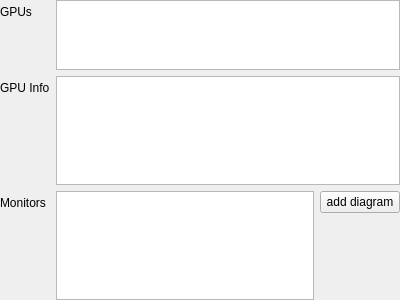
<?xml version="1.0" encoding="UTF-8"?>
<ui version="4.0">
 <class>SettingsFrame</class>
 <widget class="QFrame" name="SettingsFrame">
  <property name="geometry">
   <rect>
    <x>0</x>
    <y>0</y>
    <width>400</width>
    <height>300</height>
   </rect>
  </property>
  <property name="windowTitle">
   <string>Frame</string>
  </property>
  <layout class="QHBoxLayout" name="horizontalLayout_2">
   <property name="leftMargin">
    <number>0</number>
   </property>
   <property name="topMargin">
    <number>0</number>
   </property>
   <property name="rightMargin">
    <number>0</number>
   </property>
   <property name="bottomMargin">
    <number>0</number>
   </property>
   <item>
    <layout class="QVBoxLayout" name="verticalLayout">
     <item>
      <layout class="QFormLayout" name="formLayout">
       <property name="sizeConstraint">
        <enum>QLayout::SetDefaultConstraint</enum>
       </property>
       <item row="0" column="0">
        <widget class="QLabel" name="label">
         <property name="text">
          <string>GPUs</string>
         </property>
        </widget>
       </item>
       <item row="0" column="1">
        <widget class="QListView" name="gpuListView">
         <property name="maximumSize">
          <size>
           <width>16777215</width>
           <height>80</height>
          </size>
         </property>
        </widget>
       </item>
       <item row="2" column="0">
        <widget class="QLabel" name="label_2">
         <property name="text">
          <string>Monitors</string>
         </property>
        </widget>
       </item>
       <item row="2" column="1">
        <layout class="QHBoxLayout" name="horizontalLayout">
         <item>
          <widget class="QListView" name="monitorValuesListView"/>
         </item>
         <item>
          <layout class="QVBoxLayout" name="verticalLayout_2">
           <item>
            <widget class="QPushButton" name="addGraphBtn">
             <property name="text">
              <string>add diagram</string>
             </property>
            </widget>
           </item>
           <item>
            <layout class="QFormLayout" name="diagramConfigFormLayout"/>
           </item>
           <item>
            <spacer name="verticalSpacer">
             <property name="orientation">
              <enum>Qt::Vertical</enum>
             </property>
             <property name="sizeHint" stdset="0">
              <size>
               <width>20</width>
               <height>40</height>
              </size>
             </property>
            </spacer>
           </item>
          </layout>
         </item>
        </layout>
       </item>
       <item row="1" column="0">
        <widget class="QLabel" name="label_3">
         <property name="text">
          <string>GPU Info</string>
         </property>
        </widget>
       </item>
       <item row="1" column="1">
        <widget class="QTableView" name="gpuStatsTable"/>
       </item>
      </layout>
     </item>
    </layout>
   </item>
  </layout>
 </widget>
 <resources/>
 <connections/>
</ui>
